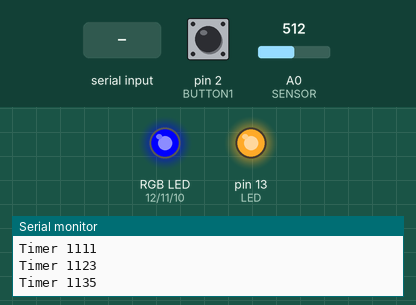
Simulated run of this sketch. Board: Arduino Uno, built with avr-gcc and run on an emulated ATmega328P. Parts: an RGB LED mixed from three pins (HIGH = lit), output pins drawn as LEDs (lit = HIGH), the last lines printed to the serial monitor. Inputs (shaded band) come from the test bench; at power-on: pin 2 (BUTTON1) HIGH, A0 (SENSOR) = 512.

Above: at 1.2 s.
1.3 s: pin 2 (BUTTON1) pulled LOW for 0.15 s
At 2.6 s:
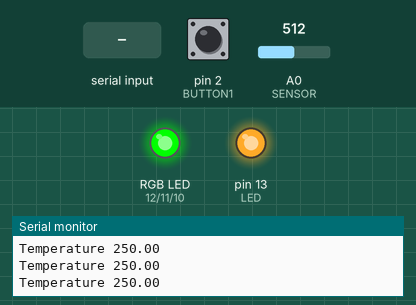
2.9 s: "1" received over Serial
At 4.2 s:
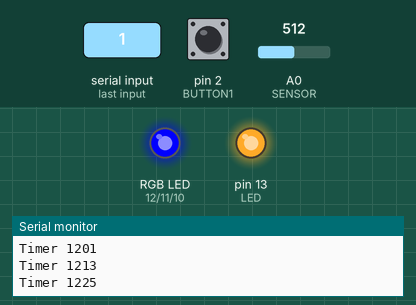
10.6 s: pin 2 (BUTTON1) pulled LOW for 1 s
At 12.2 s:
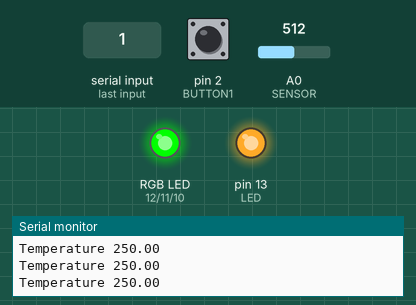
19.3 s: A0 (SENSOR) set to 59
22.3 s: A0 (SENSOR) set to 52
At 24.9 s:
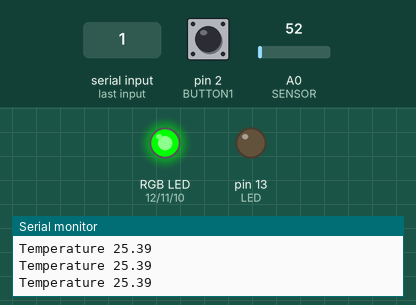
25.6 s: "0" received over Serial
At 36.3 s:
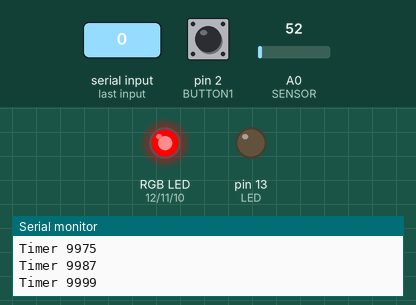
Timing chart, 0 to 37.1 s (numbered marks = the images above; inputs shaded):
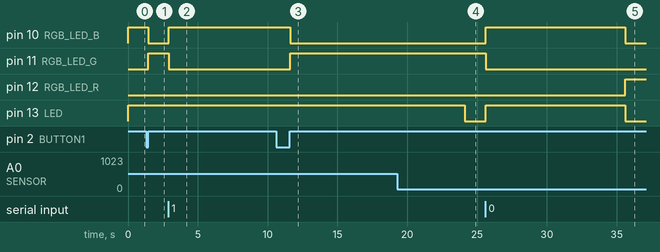

The sketch:

Mini1.ino
```cpp
/*Nesse mini-projeto, eu controlaria esse LED de acordo
  com a temperatura ou de acordo com um timer estático. O push-button
  e o LED RGB auxiliariam ao usuário escolher como vai ser controlado o
  LED. Ou pela temperatura ou por um timer fixo. Para o projeto
  final, eu usaria o relay com o ventilador, e o teclado numérico para
  definir um tempo personalizado, e o display para exibir opções e exibir
  a contagem regressiva do cronômetro. Extra: Bluetooth*/

/*Led branco que está representando o relay*/
#define LED 13

/*Led RGB que sinaliza em qual modo está o programa:
  modo temperatura, modo timer ou modo idle.*/
#define RGB_LED_R 12
#define RGB_LED_G 11
#define RGB_LED_B 10

/*Sensor que lê a temperatura*/
#define SENSOR A0

/*Botão que coloca o programa em modo temperatura, timer ou idle.*/
#define BUTTON1 2

/*Primeiro: intervalo em milisegundos entre as checagens de temperatura.
  Segundo: segundos do timer. Terceiro: Temperatura limiar.*/
#define INTERVAL 3000
#define TIMEOUT  10000
#define THRESHOLD 27.0

unsigned long interval = INTERVAL, timeout = TIMEOUT;
float threshold = THRESHOLD;

/*Guarda a última vez que foi feita a atualização da temperatura*/
unsigned long lastUpdateTime;

/*Guarda o tempo que o timer começou a contar. timerStamp == 0
  significa que ele não foi inicializado*/
unsigned long timerStamp;

/*Guarda a última leitura do sensor de temperatura*/
int oldSensorValue;

/*Opção do modo Temperatura ou modo Timer. option == -1 significa que
  ele não foi inicializado*/
int option;

/*Último estado do botão*/
bool lastButtonState;

/*Modo corrente do programa. Dois modos possíveis*/
bool currentMode;

/*Limpa todos os estados do programa*/
void clearAllStates();

/*Acende o led RGB de acordo com a cor desejada("red", "green" ou "blue")*/
void rgb(char* color);

/*Função que é chamada quando o botão tem o seu estado modificado*/
void buttonChanged(bool state);

/*Função que converte a temperatura para Celsius*/
float tempInCelsius(int sensorValue);

/*Função que verifica se algo foi recebido no Serial*/
void receiveData();

void setup() {
  Serial.begin(9600);

  /*Define cada porta*/
  pinMode(LED, OUTPUT);
  pinMode(RGB_LED_R, OUTPUT);
  pinMode(RGB_LED_G, OUTPUT);
  pinMode(RGB_LED_B, OUTPUT);
  pinMode(SENSOR, INPUT);
  pinMode(BUTTON1, INPUT);

  clearAllStates();
}

void loop() {
  /*Verifica a temperatura de tempos em tempos*/
  if (millis() >= lastUpdateTime + interval) {
    oldSensorValue = analogRead(SENSOR);
    lastUpdateTime = millis();
  }

  /*Verifica se o botão mudou de estado.*/
  bool buttonRead = digitalRead(BUTTON1);
  if (buttonRead != lastButtonState) {
    lastButtonState = buttonRead;
    buttonChanged(buttonRead);
  }

  /*Recebe dados vindos da comunicação serial*/
  receiveData();

  /*Tratamento e comportamento de cada modo*/
  switch (option) {
    case 1:
      rgb("green");
      Serial.print("Temperature ");
      Serial.println(tempInCelsius(oldSensorValue));

      /*Verifica se a temperatura limiar foi atingida e faz a ação em caso afirmativo*/
      if (tempInCelsius(oldSensorValue) > threshold) {
        digitalWrite(LED, HIGH);
      }
      else {
        digitalWrite(LED, LOW);
      }
      break;

    case 2:
      rgb("blue");
      Serial.print("Timer ");
      Serial.println(millis() - timerStamp);

      /*Verifica se o timer foi atingido e faz a ação em caso afirmativo*/
      if (millis() - timerStamp > timeout) {
        digitalWrite(LED, LOW);
        option = -1;
      }
      else {
        digitalWrite(LED, HIGH);
      }
      break;

    default:
      rgb("red");
      timerStamp = 0;
  }
}

void rgb(char* color) {
  if (!strcmp(color, "green")) {
    digitalWrite(RGB_LED_R, LOW);
    digitalWrite(RGB_LED_G, HIGH);
    digitalWrite(RGB_LED_B, LOW);
  }
  else if (!strcmp(color, "blue")) {
    digitalWrite(RGB_LED_R, LOW);
    digitalWrite(RGB_LED_G, LOW);
    digitalWrite(RGB_LED_B, HIGH);
  }
  else if (!strcmp(color, "red")) {
    digitalWrite(RGB_LED_R, HIGH);
    digitalWrite(RGB_LED_G, LOW);
    digitalWrite(RGB_LED_B, LOW);
  }
}

void buttonChanged(bool state) {
  if (state) {
    if (currentMode) {
      option = 1;
      timerStamp = 0;
    }
    else {
      option = 2;
      if (timerStamp == 0) {
        timerStamp = millis();
      }
    }
    currentMode = !currentMode;
  }
}

float tempInCelsius(int sensorValue) {
  float mV = (sensorValue) * (5000 / 1024.0);
  return (mV) / 10.;
}

void clearAllStates() {
  oldSensorValue = analogRead(SENSOR);
  lastUpdateTime = millis();
  option = -1;
  timerStamp = 0;
  lastButtonState = LOW;
  currentMode = LOW;
  digitalWrite(LED, LOW);
}

void receiveData() {
  if (Serial.available()) {

    String inputString = "";

    /*Lê do serial se disponível e constroi a String*/
    while (Serial.available()) {
      char inChar = (char)Serial.read();
      inputString += inChar;
    }

    /*Limpa o buffer*/
    while (Serial.available()) {
      Serial.read() ;
    }

    /*Avalia o que foi lido e faz as ações correspondentes*/
    if (inputString == "1") {
      buttonChanged(HIGH);
    }
    else if (inputString == "0") {
      clearAllStates();
    }

    /*Ainda não funciona*/
    else if (inputString == "setup" || inputString == "SETUP") {
      clearAllStates();
      bool flag = true;
      while (flag) {
        String inputString[3] = {"","",""};
        int i = 0;
        if (Serial.available()) {
          while (Serial.available()) {
            char inChar = (char)Serial.read();
            inputString[i] += inChar;
            if(inChar == ' '){
              i++;
            }
            if(inputString[0] != "" && inputString[1] != "" && inputString[2] != ""){
              Serial.println(inputString[0]);
              Serial.println(inputString[1]);
              Serial.println(inputString[2]);
              flag = false;
              break;
            }
          }
        }
      }
    }
  }
}
```

Measured:
- the behaviour switches between 56 and 55 on A0 (SENSOR) (found by bisection; images 3 and 4)
- after the input at 1.3 s, pin 10 (RGB_LED_B): HIGH → LOW after 0.15 s; pin 11 (RGB_LED_G): LOW → HIGH after 0.15 s
- after the input at 2.9 s, pin 10 (RGB_LED_B): LOW → HIGH at once; pin 11 (RGB_LED_G): HIGH → LOW at once
- after the input at 10.6 s, pin 10 (RGB_LED_B): HIGH → LOW after 1.0 s instead of 2.3 s; pin 11 (RGB_LED_G): LOW → HIGH after 1.0 s; pin 12 (RGB_LED_R): stays LOW (without the input it goes to HIGH after 2.3 s); pin 13 (LED): stays HIGH (without the input it goes to LOW after 2.3 s)
- after the input at 22.3 s, pin 13 (LED): HIGH → LOW after 1.8 s
- after the input at 25.6 s, pin 10 (RGB_LED_B), pin 13 (LED): LOW → HIGH at once, → LOW 10.0 s later; pin 11 (RGB_LED_G): HIGH → LOW at once; pin 12 (RGB_LED_R): LOW → HIGH after 10.0 s
